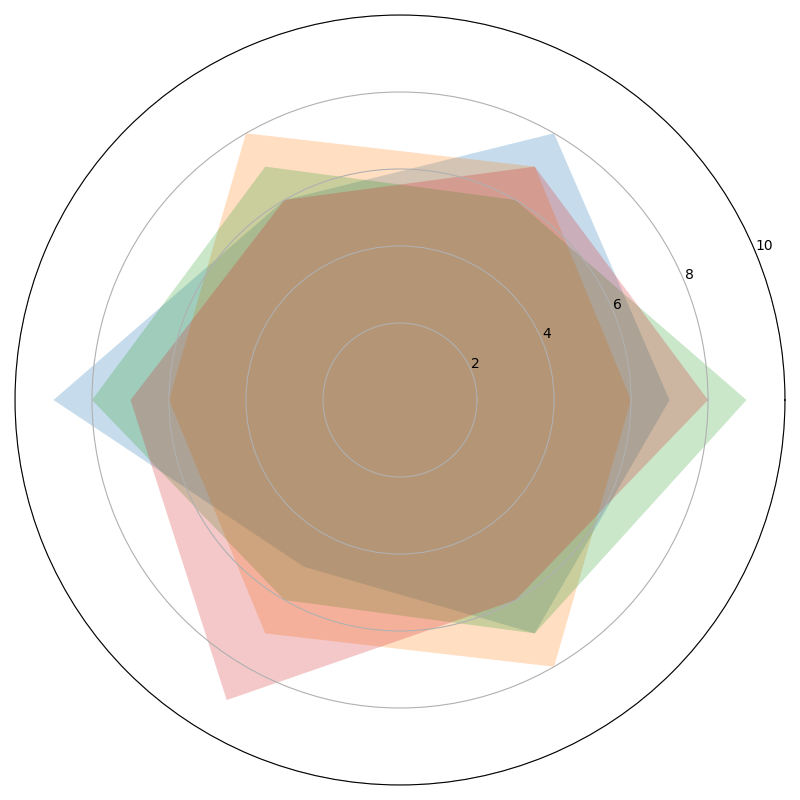

Reproduce this figure in Python.
import matplotlib.pyplot as plt
import numpy as np

team_data = {
    'Alpha Squad': [7, 8, 6, 9, 5, 7],
    'Bravo Brigade': [6, 7, 8, 6, 7, 8],
    'Charlie Crew': [9, 6, 7, 8, 6, 7],
    'Delta Division': [8, 7, 6, 7, 9, 6]
}

num_vars = 6
angles = np.linspace(0, 2 * np.pi, num_vars, endpoint=False).tolist()
angles += angles[:1]

fig, ax = plt.subplots(figsize=(8, 8), subplot_kw=dict(polar=True))

for values in team_data.values():
    values += values[:1]
    ax.fill(angles, values, alpha=0.25)

ax.set_ylim(0, 10)
ax.set_xticks([])

plt.tight_layout()
plt.show()
